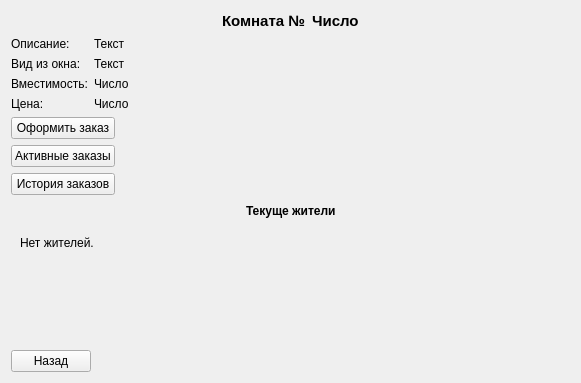
<?xml version="1.0" encoding="UTF-8"?>
<ui version="4.0">
 <class>RoomWindow</class>
 <widget class="QWidget" name="RoomWindow">
  <property name="geometry">
   <rect>
    <x>0</x>
    <y>0</y>
    <width>581</width>
    <height>383</height>
   </rect>
  </property>
  <property name="windowTitle">
   <string>Form</string>
  </property>
  <layout class="QVBoxLayout" name="verticalLayout_3">
   <item>
    <layout class="QHBoxLayout" name="horizontalLayout">
     <item>
      <spacer name="horizontalSpacer">
       <property name="orientation">
        <enum>Qt::Horizontal</enum>
       </property>
       <property name="sizeHint" stdset="0">
        <size>
         <width>40</width>
         <height>20</height>
        </size>
       </property>
      </spacer>
     </item>
     <item>
      <widget class="QLabel" name="label">
       <property name="font">
        <font>
         <pointsize>11</pointsize>
         <weight>75</weight>
         <italic>false</italic>
         <bold>true</bold>
         <kerning>true</kerning>
        </font>
       </property>
       <property name="text">
        <string>Комната №</string>
       </property>
      </widget>
     </item>
     <item>
      <widget class="QLabel" name="label_2">
       <property name="font">
        <font>
         <pointsize>11</pointsize>
         <weight>75</weight>
         <italic>false</italic>
         <bold>true</bold>
         <kerning>true</kerning>
        </font>
       </property>
       <property name="text">
        <string>Число</string>
       </property>
      </widget>
     </item>
     <item>
      <spacer name="horizontalSpacer_2">
       <property name="orientation">
        <enum>Qt::Horizontal</enum>
       </property>
       <property name="sizeHint" stdset="0">
        <size>
         <width>40</width>
         <height>20</height>
        </size>
       </property>
      </spacer>
     </item>
    </layout>
   </item>
   <item>
    <layout class="QFormLayout" name="formLayout">
     <item row="0" column="0">
      <widget class="QLabel" name="label_3">
       <property name="font">
        <font>
         <pointsize>9</pointsize>
         <weight>50</weight>
         <italic>false</italic>
         <bold>false</bold>
         <kerning>true</kerning>
        </font>
       </property>
       <property name="text">
        <string>Описание:</string>
       </property>
      </widget>
     </item>
     <item row="0" column="1">
      <widget class="QLabel" name="label_4">
       <property name="font">
        <font>
         <pointsize>9</pointsize>
         <weight>50</weight>
         <italic>false</italic>
         <bold>false</bold>
         <kerning>true</kerning>
        </font>
       </property>
       <property name="text">
        <string>Текст</string>
       </property>
       <property name="wordWrap">
        <bool>true</bool>
       </property>
      </widget>
     </item>
     <item row="1" column="0">
      <widget class="QLabel" name="label_7">
       <property name="font">
        <font>
         <pointsize>9</pointsize>
         <weight>50</weight>
         <italic>false</italic>
         <bold>false</bold>
         <kerning>true</kerning>
        </font>
       </property>
       <property name="text">
        <string>Вид из окна:</string>
       </property>
      </widget>
     </item>
     <item row="1" column="1">
      <widget class="QLabel" name="label_8">
       <property name="font">
        <font>
         <pointsize>9</pointsize>
         <weight>50</weight>
         <italic>false</italic>
         <bold>false</bold>
         <kerning>true</kerning>
        </font>
       </property>
       <property name="text">
        <string>Текст</string>
       </property>
      </widget>
     </item>
     <item row="3" column="0">
      <widget class="QLabel" name="label_5">
       <property name="font">
        <font>
         <pointsize>9</pointsize>
         <weight>50</weight>
         <italic>false</italic>
         <bold>false</bold>
         <kerning>true</kerning>
        </font>
       </property>
       <property name="text">
        <string>Цена:</string>
       </property>
      </widget>
     </item>
     <item row="3" column="1">
      <widget class="QLabel" name="label_6">
       <property name="font">
        <font>
         <pointsize>9</pointsize>
         <weight>50</weight>
         <italic>false</italic>
         <bold>false</bold>
         <kerning>true</kerning>
        </font>
       </property>
       <property name="text">
        <string>Число</string>
       </property>
      </widget>
     </item>
     <item row="2" column="0">
      <widget class="QLabel" name="label_11">
       <property name="font">
        <font>
         <pointsize>9</pointsize>
        </font>
       </property>
       <property name="text">
        <string>Вместимость:</string>
       </property>
      </widget>
     </item>
     <item row="2" column="1">
      <widget class="QLabel" name="label_12">
       <property name="font">
        <font>
         <pointsize>9</pointsize>
        </font>
       </property>
       <property name="text">
        <string>Число</string>
       </property>
      </widget>
     </item>
    </layout>
   </item>
   <item>
    <layout class="QHBoxLayout" name="horizontalLayout_2">
     <item>
      <layout class="QVBoxLayout" name="verticalLayout">
       <item>
        <widget class="QPushButton" name="pushButton_4">
         <property name="text">
          <string>Оформить заказ</string>
         </property>
        </widget>
       </item>
       <item>
        <widget class="QPushButton" name="pushButton_3">
         <property name="text">
          <string>Активные заказы</string>
         </property>
        </widget>
       </item>
       <item>
        <widget class="QPushButton" name="pushButton_2">
         <property name="text">
          <string>История заказов</string>
         </property>
        </widget>
       </item>
      </layout>
     </item>
     <item>
      <spacer name="horizontalSpacer_3">
       <property name="orientation">
        <enum>Qt::Horizontal</enum>
       </property>
       <property name="sizeHint" stdset="0">
        <size>
         <width>40</width>
         <height>20</height>
        </size>
       </property>
      </spacer>
     </item>
    </layout>
   </item>
   <item>
    <layout class="QHBoxLayout" name="horizontalLayout_3">
     <item>
      <spacer name="horizontalSpacer_4">
       <property name="orientation">
        <enum>Qt::Horizontal</enum>
       </property>
       <property name="sizeHint" stdset="0">
        <size>
         <width>40</width>
         <height>20</height>
        </size>
       </property>
      </spacer>
     </item>
     <item>
      <widget class="QLabel" name="label_9">
       <property name="font">
        <font>
         <pointsize>9</pointsize>
         <weight>75</weight>
         <italic>false</italic>
         <bold>true</bold>
         <kerning>true</kerning>
        </font>
       </property>
       <property name="text">
        <string>Текуще жители</string>
       </property>
      </widget>
     </item>
     <item>
      <spacer name="horizontalSpacer_5">
       <property name="orientation">
        <enum>Qt::Horizontal</enum>
       </property>
       <property name="sizeHint" stdset="0">
        <size>
         <width>40</width>
         <height>20</height>
        </size>
       </property>
      </spacer>
     </item>
    </layout>
   </item>
   <item>
    <widget class="QWidget" name="widget" native="true">
     <layout class="QVBoxLayout" name="verticalLayout_2">
      <item>
       <widget class="QLabel" name="label_10">
        <property name="font">
         <font>
          <pointsize>9</pointsize>
          <weight>50</weight>
          <italic>false</italic>
          <bold>false</bold>
          <kerning>true</kerning>
         </font>
        </property>
        <property name="text">
         <string>Нет жителей.</string>
        </property>
       </widget>
      </item>
     </layout>
    </widget>
   </item>
   <item>
    <spacer name="verticalSpacer">
     <property name="orientation">
      <enum>Qt::Vertical</enum>
     </property>
     <property name="sizeHint" stdset="0">
      <size>
       <width>20</width>
       <height>0</height>
      </size>
     </property>
    </spacer>
   </item>
   <item>
    <layout class="QHBoxLayout" name="horizontalLayout_4">
     <item>
      <widget class="QPushButton" name="pushButton_5">
       <property name="text">
        <string>Назад</string>
       </property>
      </widget>
     </item>
     <item>
      <spacer name="horizontalSpacer_6">
       <property name="orientation">
        <enum>Qt::Horizontal</enum>
       </property>
       <property name="sizeHint" stdset="0">
        <size>
         <width>40</width>
         <height>20</height>
        </size>
       </property>
      </spacer>
     </item>
    </layout>
   </item>
  </layout>
 </widget>
 <resources/>
 <connections/>
</ui>
